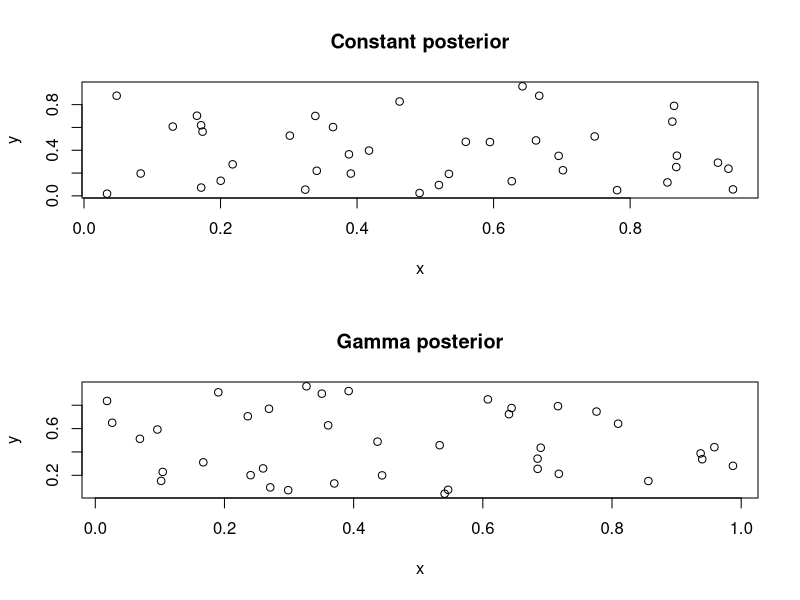

Reproduce this figure in R. (Note: this script raises an error after producing the figure.)
# Assignment 3 
# Stochastic Processes and Bayesian Inference

print("Assignment 3")
print("Mårten Skogh")
print("")

par(mfrow=c(2,1))

# 1. (a) ---------------------
print("===== Question 1. (a) =====")
pois_param <- 36
area <- 0.4 * 0.4

prob_6_or_more <- 1 - ppois(6, pois_param * area)

print(sprintf("Probability of six or more trees in area %f is: %f", area, prob_6_or_more))


# 1. (b) -------------------
print("===== Question 1. (b) =====")
# Non-overlapping areas are uncorrelated

NB <- 0:4
NAC <- 4 - NB

area_B <- 0.2**2
area_AC <- 0.4**2 - area_B

probs <- ppois(NAC, pois_param * area_AC)**2 * ppois(NB, pois_param * area_B)
prob <- sum(probs)

print(sprintf("Probability of 4 trees in both areas is: %f", prob))

# 1. (c) -------------------
print("===== Question 1. (c) =====")
nbr_trees <- rpois(1, pois_param)
x <- runif(nbr_trees)
y <- runif(nbr_trees)

plot(x, y, main="Constant posterior")

# 1. (d) -------------------
print("===== Question 1. (d) =====")
nbr_trees <- rpois(1, rgamma(1, 36, 1))
x <- runif(nbr_trees)
y <- runif(nbr_trees)

plot(x, y, main="Gamma posterior")

# 1. (e) -------------------
print("===== Question 1. (e) =====")
min_dist <- function(x, y) {
    X <- rep(x, times = length(x))
    X <- matrix(X, nrow = length(x), byrow=TRUE)
    
    Y <- rep(y, times = length(y))
    Y <- matrix(Y, nrow = length(y), byrow=TRUE)
    
    dist <- sqrt(sweep(-X, 1, x, '+')**2 + sweep(-Y, 1, y, '+')**2)
    dist[dist == 0] <- Inf
    sapply(1:length(x), function(i) {min(dist[,i])})

}

trials <- 10000
sum_avg <- 0
for (i in 1:trials) {
    nbr_trees <- rpois(1, rgamma(1, 36, 1))
    x <- runif(nbr_trees)
    y <- runif(nbr_trees)
    sum_avg <- sum_avg + sum(min_dist(x,y)) / length(x)
}
avg_min_dist <- sum_avg / trials

print(sprintf("Average minimum distance is: %f", avg_min_dist))

# 1. (f) -------------------
print("===== Question 1. (f) =====")

# 2. (a) -------------------
print("===== Question 2. (a) =====")
q <- c(1/5, 1, 1/2)

p <- c(  0, 0.5, 0.5,
       0.5,   0, 0.5,
       0.5, 0.5,   0)

p <- matrix(p, ncol = 3, byrow=TRUE)
Q <- p * q - diag(3) * rowSums(p * q)

print("Q:")
print(Q)
v <- solve(rbind(t(Q[,1:2]),c(1,1,1)), c(0,0,1))
print("Stationary solution:")
print(v)


# 2. (b) -------------------
print("===== Question 2. (b) =====")
states <- c(1, 3, 2, 3, 1, 2, 1, 3, 1, 2)
durations <- c(6.83, 4.01, 1.63, 0.44, 5.11, 0.29, 2.87, 1.30, 4.76, 1.92)

nbr_times_in_state <- rep(0, 3)
tot_stay <- rep(0, 3)
nbr_trans <- matrix(rep(0, 9), ncol = 3, byrow = TRUE)

for (i in 1:length(states)) {
    nbr_times_in_state[states[i]] <- nbr_times_in_state[states[i]] + 1
    tot_stay[state[i]] <- tot_stay[state[i]] + durations[i]
    if (i < length(state)) {
        nbr_trans[states[i],states[i+1]] <- nbr_trans[states[i], states[i+1]] + 1
    }
}

mean_stay <- tot_stay / nbr_times_in_state

print(nbr_trans)
print(mean_stay)
